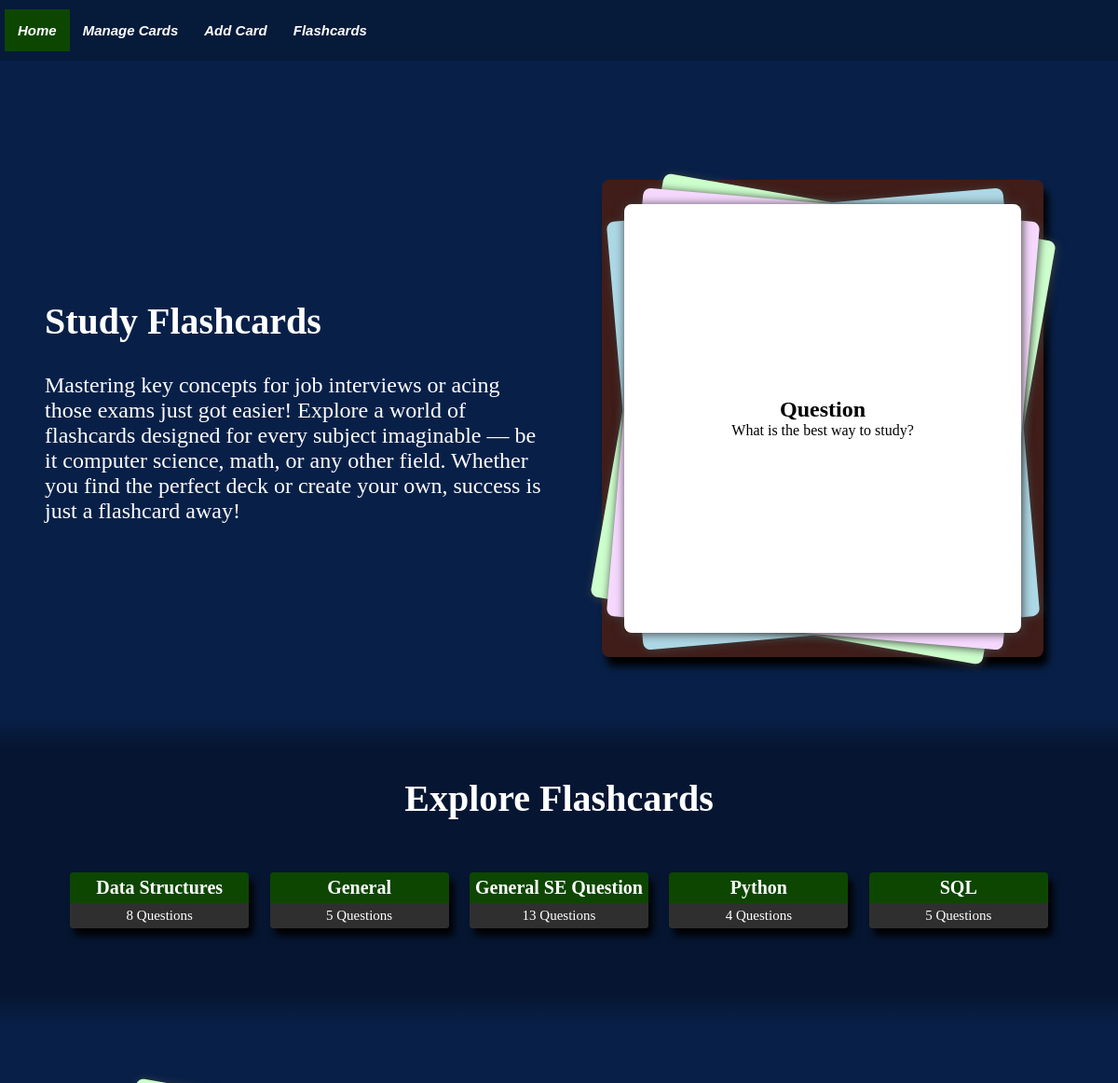
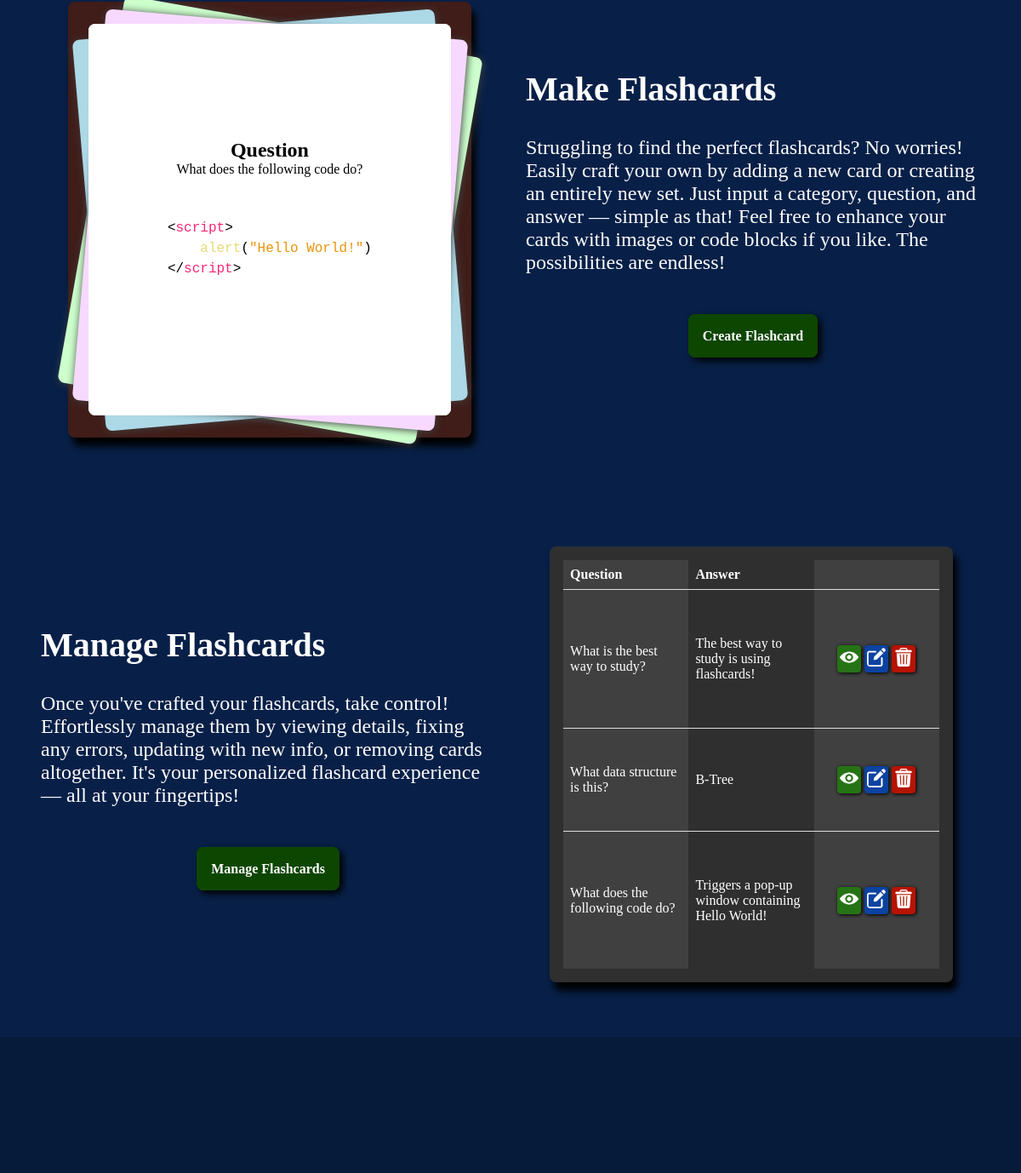
The page /home on the database its author committed (2 pictures, top to bottom).
### tables this page shows
CREATE TABLE Flashcards(
                    cid INTEGER PRIMARY KEY AUTOINCREMENT,
                    category TEXT NOT NULL,
                    question TEXT,
                    answer TEXT,
                    qid INTEGER REFERENCES Figure(fid), 
                    aid INTEGER REFERENCES Figure(fid)
            );

### app.py (the view)
@app.route("/")
@app.route("/home")
def home():
    categories = database.view_allcategories()
    return render_template('home.html', nav_id="home-page", categories=categories)

### templates/home.html (shortened to what this page needs)
{% extends "base.html" %}
{% block content %}
<div class="home-element home-study">
    <div class="section">
        <div class="header">Study Flashcards</div>
        <div class="description">
            Mastering key concepts for job interviews or acing those exams just got easier! Explore a world of flashcards designed
            for every subject imaginable — be it computer science, math, or any other field. Whether you find the perfect deck or
            create your own, success is just a flashcard away!
        </div>
    </div>
    <div class="display-section">
        <div class="flashcard-display" id="display-study-cards">
            <div class="flip-flashcard">
                <div class="card-content-flip" id="card-content-flip">
                    <div class="display-side display-front">
                        <h2>Question</h2>
                        <p>What is the best way to study?</p>
                    </div>
                    <div class="display-side display-back">
                        <h2>Answer</h2>
                        <p>The best way to study is using flashcards!</p>
                    </div>
                </div>
            </div>
        </div>
    </div>
</div>
<div class="gradient-border-top"></div>
<div class="home-element-col">
    <div class="section-center">
        <div class="header-center">Explore Flashcards</div>
    </div>
    <div class="categories">
        {% for category, count in categories.items() %}
        <a class="category" href="{{ url_for('flashcard_route', category=category) | escape }}">
            <div>
                {{ category | escape }}
            </div>
            <div>
                {{ count | escape }} Questions
            </div>
        </a>
        {% endfor %}
    </div>
</div>
<div class="gradient-border-bottom"></div>
<div class="home-element home-make">
    <div class="display-section">
        <div class="flashcard-display" id="display-make-cards">
            <div class="slide-flashcard">
                <div class="card-content-slide" id="card-0">
                    <div class="display-side display-front">
                        <h2>Question</h2>
                        <p>What data structure is this?</p>
                    </div>
                </div>
                <div class="card-content-slide" id="card-1">
                    <div class="display-side display-front">
                        <h2>Question</h2>
                        <p>What does the following code do?</p>
                        <pre><code class="language-html">
&#60;&#47;script&#62;</code></pre>
                    </div>
                </div>
            </div>
        </div>
    </div>
    <div class="section">
        <div class="header">Make Flashcards</div>
        <div class="description">
            Struggling to find the perfect flashcards? No worries! Easily craft your own by adding a new card or creating an
            entirely new set. Just input a category, question, and answer — simple as that! Feel free to enhance your cards with
            images or code blocks if you like. The possibilities are endless!
        </div>
        <div class="home-button">
            <a href="{{  url_for('add_flashcard_route')  }}">Create Flashcard</a>
        </div>
    </div>
</div>
<div class="home-element home-manage">
    <div class="section">
        <div class="header">Manage Flashcards</div>
        <div class="description">
            Once you've crafted your flashcards, take control! Effortlessly manage them by viewing details, fixing any errors,
            updating with new info, or removing cards altogether. It's your personalized flashcard experience — all at your
            fingertips!
        </div>
        <div class="home-button">
            <a href="{{  url_for('manage_flashcards_route')  }}">Manage Flashcards</a>
        </div>
    </div>
    <div class="display-section">
        <div class="flashcard-display" id="display-manage-cards">
            <table class="display-table">
                <thead>
                    <tr>
                        <th>Question</th>
                        <th>Answer</th>
                        <th></th>
                    </tr>
                </thead>
                <tbody>
                    <tr>
                        <td class="display-flash-cell">What is the best way to study?</td>
                        <td class="display-flash-cell">The best way to study is using flashcards!</td>
                        <td class="action-cells">
                            <div class="action-links">
                                <div class="action-cell view-cell">
                                    <img class="icon-button" src="{{ url_for('static', filename='images/icons/view.png') }}" alt="view">
                                </div>
                                <div class="action-cell edit-cell">
                                    <img class="icon-button" src="{{ url_for('static', filename='images/icons/edit.png') }}" alt="edit">
                                </div>
                                <div class="action-cell dlt-cell">
                                    <img class="icon-button" src="{{ url_for('static', filename='images/icons/delete.png') }}" alt="delete">
                                </div>
                            </div>
                        </td>
                    </tr>
                    <tr>
                        <td class="display-flash-cell">What data structure is this?</td>
                        <td class="display-flash-cell">B-Tree</td>
                        <td class="action-cells">
                            <div class="action-links">
                                <div class="action-cell view-cell">
                                    <img class="icon-button" src="{{ url_for('static', filename='images/icons/view.png') }}" alt="view">
                                </div>
                                <div class="action-cell edit-cell">
                                    <img class="icon-button" src="{{ url_for('static', filename='images/icons/edit.png') }}" alt="edit">
                                </div>
                                <div class="action-cell dlt-cell">
                                    <img class="icon-button" src="{{ url_for('static', filename='images/icons/delete.png') }}" alt="delete">
                                </div>
                            </div>
                        </td>
                    </tr>
                    <tr>
                        <td class="display-flash-cell">What does the following code do?</td>
                        <td class="display-flash-cell">Triggers a pop-up window containing Hello World!</td>
                        <td class="action-cells">
                            <div class="action-links">
                                <div class="action-cell view-cell">
                                    <img class="icon-button" src="{{ url_for('static', filename='images/icons/view.png') }}" alt="view">
                                </div>
                                <div class="action-cell edit-cell">
                                    <img class="icon-button" src="{{ url_for('static', filename='images/icons/edit.png') }}" alt="edit">
                                </div>
                                <div class="action-cell dlt-cell">
                                    <img class="icon-button" src="{{ url_for('static', filename='images/icons/delete.png') }}" alt="delete">
                                </div>
                            </div>
                        </td>
                    </tr>
                </tbody>
            </table>
        </div>
    </div>
</div>
{% endblock %}

### static/css/base.css (style rules this page uses)
* { padding: 0; margin: 0; box-sizing: border-box; }
body { background-color: #082048; font-family: 'Times New Roman', Times, serif; width: 100%; position: relative; display: flex; flex-direction: column; min-height: 100vh; }
.icon-button { border-radius: 4px; height: auto; width: fit-content; max-height: 100%; max-width: 100%; }
.home-element { display:flex; flex-direction: row; min-height: 80vh; height: fit-content; padding: 2rem; }
.home-element-col { display: flex; flex-direction: column; padding: 2rem; background-color: #061632; }
.section { width: 50%; margin: auto 1rem; }
.section-center { text-align: center; }
.header { color: #FFFFFF; font-family: cursive; font-weight: bolder; font-size: 2.5rem; padding-bottom: 1rem; }
.header-center { text-align: center; color: #FFFFFF; font-family: cursive; font-weight: bolder; font-size: 2.5rem; padding-bottom: 1rem; }
.description { color: #FFFFFF; font-size: 1.5rem; padding: 1rem 0; }
#display-study-cards, #display-make-cards { background-color: #401D19; }
#display-manage-cards { background-color: #2f2f2f; color: #FFFFFF; }
.categories { display: flex; flex-wrap: wrap; justify-content: space-around; margin: 2rem; }
.category { display: flex; flex-direction: column; text-decoration: none; text-align: center; color: #FFFFFF; background-color: #0d4600; border-radius: 4px; min-width: 12rem; box-shadow: 5px 8px 8px #000; margin: 0.5rem; overflow: hidden; }
.category div:nth-child(1) { padding: 5px; font-weight: bolder; font-size: 20px; }
.category div:nth-child(2) { background-color: #2f2f2f; padding: 5px; font-size: 15px; }
.home-button { text-align: center; margin: 3rem 0 2rem 0; }
.home-button a { background-color: #0d4600; text-decoration: none; padding: 1rem; color: #FFFFFF; font-weight: bolder; border-radius: 8px; border: 1px solid #0d4600; transition: background-color 0.3s ease-in-out; box-shadow: 4px 4px 8px #000; }
.gradient-border-top { width: 100%; height: 2rem; background: linear-gradient(to bottom, #082048, #061632); }
.gradient-border-bottom { width: 100%; height: 2rem; background: linear-gradient(to top, #082048, #061632); }
.display-section { width: 50%; min-height: 22rem; display: flex; flex-wrap: wrap; justify-content: space-around; padding: 2rem; margin: 0 1rem; overflow: hidden; }
.flashcard-display { width: 100%; height: 100%; display: flex; flex-wrap: wrap; justify-content: space-around; border-radius: 8px; z-index: 0; box-shadow: 5px 10px 8px #000; }
.flip-flashcard, .slide-flashcard { position: relative; margin: auto 0; width: 90%; height: 90%; }
.card-content-flip { position: relative; width: 100%; height: 100%; text-align: center; transform-style: preserve-3d; transition: transform 0.9s; box-shadow: 1px 1px 10px #404040; }
.card-content-slide { position: absolute; left: 0; top: 0; width: 100%; height: 100%; overflow: hidden; display: flex; transition: opacity 1s ease; }
.display-side { backface-visibility: hidden; display: flex; flex-direction: column; justify-content: center; align-items: center; border-radius: 8px; padding: 2rem; }
.display-front, .display-back { background-color: #FFFFFF; position: absolute; width: 100%; height: 100%; }
.display-back { transform: rotateY(180deg); }
.card-content-slide:not(.active-card) { opacity: 1; }
.display-table { margin: 1rem; }
table { width: 100%; table-layout: fixed; border-collapse: collapse; }
th, td { text-align: left; border-bottom: 1px solid #ddd; padding: 8px; }
td:nth-child(odd), th:nth-child(odd) { background-color: #404040; }
tr:last-child td { border-bottom: none; }
.action-cells { text-align: center; justify-content: space-around; }
.action-links { display: flex; justify-content: center; min-width: 6rem; }
.action-cell { text-decoration: none; padding: 3px; margin: 0 2px; border-radius: 4px; color: #FFFFFF; width: 1.75rem; min-width: 1.75rem; box-shadow: 1px 1px 4px #000; }
.view-cell { background-color: #267315; }
.edit-cell { background-color: #0c43a1; }
.delete-cell, .dlt-cell { background-color: #b71301; }

### rows shown on the page
Flashcards: category "General", cid "5"
Flashcards: category "Python", aid "4"

### other values the page prints
{{ category | escape }} "Data Structures" "General SE Question" "SQL"
{{ count | escape }} "8" "13" "5"
